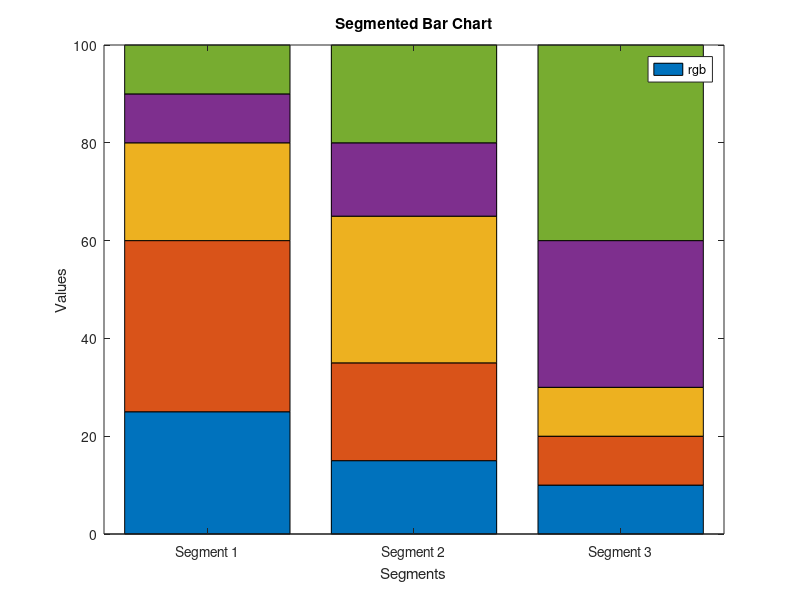

The MATLAB source for this figure:
% Create a matrix of values to represent the segments of the chart
values = [25, 35, 20, 10, 10;
          15, 20, 30, 15, 20;
          10, 10, 10, 30, 40];

% Create a cell array of labels for each segment
labels = {'Segment 1', 'Segment 2', 'Segment 3', 'Segment 4', 'Segment 5'};

% Create a vector of colors for each segment
colors = ['r', 'g', 'b'];

% Create the bar chart
bar(values, 'stacked');

% Set the x-axis labels
set(gca, 'XTickLabel', labels);

% Set the legend
legend(colors);

% Add axis labels and a title to the plot
xlabel('Segments');
ylabel('Values');
title('Segmented Bar Chart');
